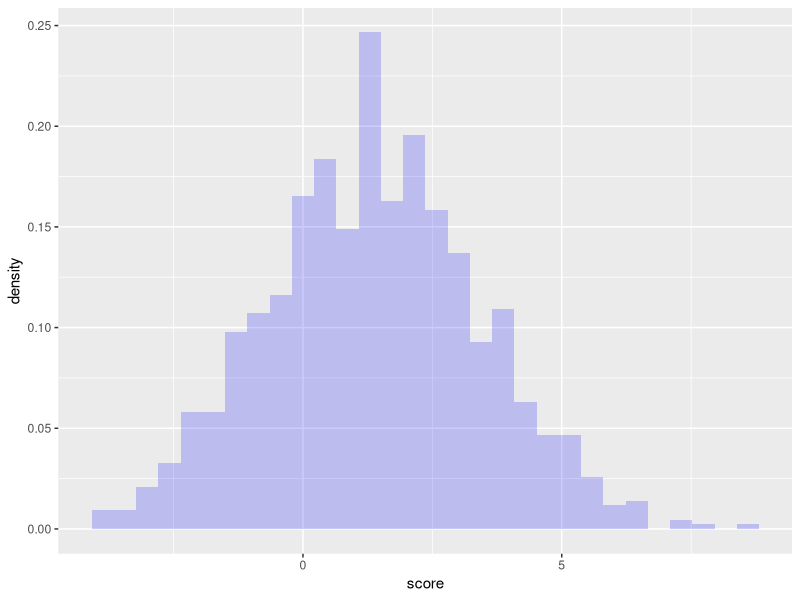
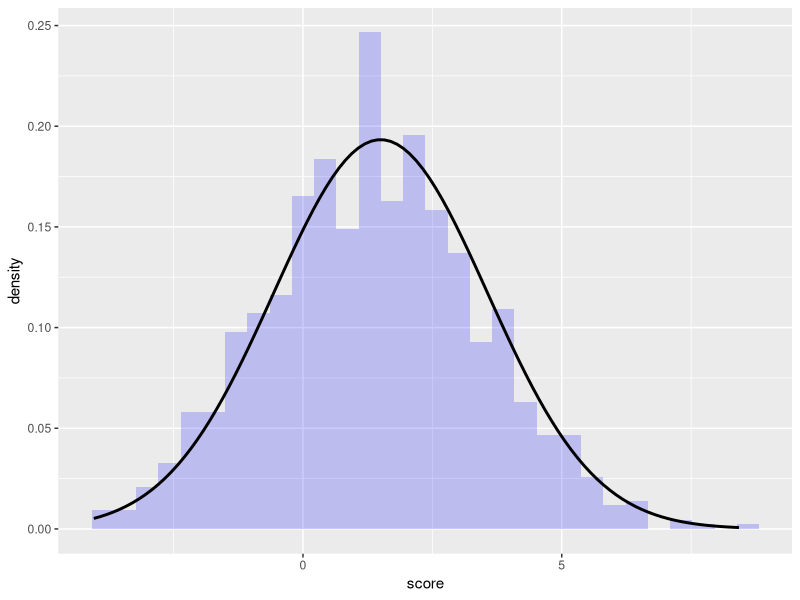

Here is the R script that generated these plots, in order:
## ---- chunk 1
knitr::opts_chunk$set(echo = TRUE)
library(ggplot2)
## ---- chunk 2
# marginal probabilities
prob <- c( .5, .5 )

# conditional means and standard deviations. Set sigma = 2 for both cases
mu <- c(1, 2)
sigma <- c( 2, 2)
## ---- chunk 3
# number of samples
n.samples <-1000

# simulate genotypes
param <- sample( c( "Equals 1", "Equals 2"), n.samples, replace = T, prob = prob )

# simulate scores conditional on param
score.sim <- data.frame(score = rnorm(n.samples, mu[as.numeric(as.factor(param))], 
               sigma[as.numeric(as.factor(param))]))

# plot histogram of the samples
p <- ggplot(score.sim, aes( x = score)) +
       geom_histogram( aes(y = ..density.. ), fill = "blue", alpha = 0.2)
    

p

# function that calculates the marginal density of scores
marginal.density <- function(x)
                {
                  prob[1] * dnorm( x, mu[1], sigma[1] ) +
                  prob[2] * dnorm( x, mu[2], sigma[2] )
                }

# add marginal density to the histogram
p + stat_function( fun = marginal.density, lwd = 1)


## ---- chunk 4

#calculate P(y=1| param =1)
pnorm(q= 1, mean=1, sd = 2)

#calculate P(y=1| param =2)
pnorm(q= 1, mean=2, sd = 2)
print("When sd is 2: ")
result = (.5*.5)/(.5*.5 + .3085*.5)
result


## ---- chunk 5

#INCREASE sd

#calculate P(y=1| param =1)
a = pnorm(q= 1, mean=1, sd = 5 )
#calculate P(y=1| param =2)
b = pnorm(q= 1, mean=2, sd = 5 )

result = (a*.5)/(a*.5 + b*.5)
print("When sd is 5 (larger): ")
result


#Decrease sd

#calculate P(y=1| param =1)
a = pnorm(q= 1, mean=1, sd = .1 )
#calculate P(y=1| param =2)
b = pnorm(q= 1, mean=2, sd = .1 )

result = (a*.5)/(a*.5 + b*.5)
print("When sd is .1 (smaller): ")
result


